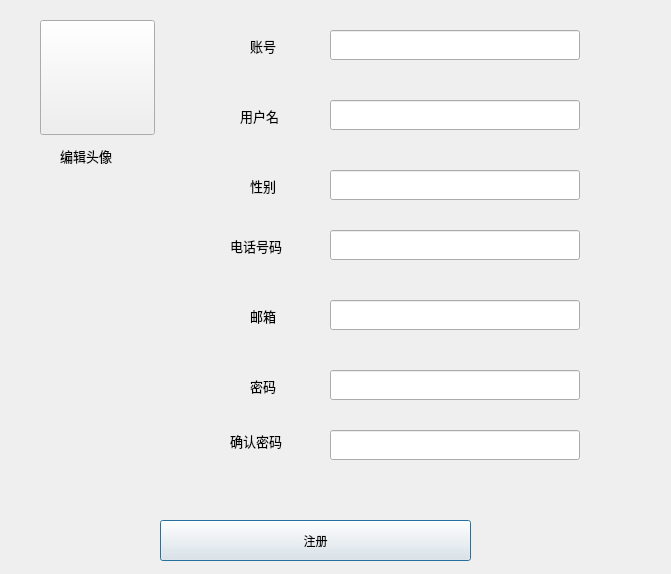
<?xml version="1.0" encoding="UTF-8"?>
<ui version="4.0">
 <class>registerDialog</class>
 <widget class="QDialog" name="registerDialog">
  <property name="geometry">
   <rect>
    <x>0</x>
    <y>0</y>
    <width>671</width>
    <height>574</height>
   </rect>
  </property>
  <property name="windowTitle">
   <string>Dialog</string>
  </property>
  <widget class="QLineEdit" name="phone">
   <property name="geometry">
    <rect>
     <x>330</x>
     <y>230</y>
     <width>250</width>
     <height>30</height>
    </rect>
   </property>
   <property name="minimumSize">
    <size>
     <width>250</width>
     <height>30</height>
    </size>
   </property>
  </widget>
  <widget class="QLineEdit" name="name">
   <property name="geometry">
    <rect>
     <x>330</x>
     <y>100</y>
     <width>250</width>
     <height>30</height>
    </rect>
   </property>
   <property name="minimumSize">
    <size>
     <width>250</width>
     <height>30</height>
    </size>
   </property>
  </widget>
  <widget class="QLabel" name="label_6">
   <property name="geometry">
    <rect>
     <x>230</x>
     <y>420</y>
     <width>71</width>
     <height>41</height>
    </rect>
   </property>
   <property name="font">
    <font>
     <family>SimSun-ExtB</family>
     <pointsize>10</pointsize>
    </font>
   </property>
   <property name="text">
    <string>确认密码</string>
   </property>
  </widget>
  <widget class="QLineEdit" name="pass_">
   <property name="geometry">
    <rect>
     <x>330</x>
     <y>430</y>
     <width>250</width>
     <height>30</height>
    </rect>
   </property>
   <property name="maximumSize">
    <size>
     <width>250</width>
     <height>30</height>
    </size>
   </property>
  </widget>
  <widget class="QLabel" name="label_9">
   <property name="geometry">
    <rect>
     <x>60</x>
     <y>140</y>
     <width>71</width>
     <height>31</height>
    </rect>
   </property>
   <property name="font">
    <font>
     <family>SimSun-ExtB</family>
     <pointsize>10</pointsize>
    </font>
   </property>
   <property name="text">
    <string>编辑头像</string>
   </property>
  </widget>
  <widget class="QPushButton" name="pushButton">
   <property name="geometry">
    <rect>
     <x>160</x>
     <y>520</y>
     <width>311</width>
     <height>41</height>
    </rect>
   </property>
   <property name="text">
    <string>注册</string>
   </property>
  </widget>
  <widget class="QLabel" name="label">
   <property name="geometry">
    <rect>
     <x>240</x>
     <y>100</y>
     <width>61</width>
     <height>31</height>
    </rect>
   </property>
   <property name="font">
    <font>
     <family>SimSun-ExtB</family>
     <pointsize>10</pointsize>
    </font>
   </property>
   <property name="text">
    <string>用户名</string>
   </property>
  </widget>
  <widget class="QLineEdit" name="userID">
   <property name="geometry">
    <rect>
     <x>330</x>
     <y>30</y>
     <width>250</width>
     <height>30</height>
    </rect>
   </property>
   <property name="minimumSize">
    <size>
     <width>250</width>
     <height>30</height>
    </size>
   </property>
  </widget>
  <widget class="QLineEdit" name="email">
   <property name="geometry">
    <rect>
     <x>330</x>
     <y>300</y>
     <width>250</width>
     <height>30</height>
    </rect>
   </property>
   <property name="minimumSize">
    <size>
     <width>250</width>
     <height>30</height>
    </size>
   </property>
  </widget>
  <widget class="QPushButton" name="headimage">
   <property name="geometry">
    <rect>
     <x>40</x>
     <y>20</y>
     <width>115</width>
     <height>115</height>
    </rect>
   </property>
   <property name="minimumSize">
    <size>
     <width>115</width>
     <height>115</height>
    </size>
   </property>
   <property name="maximumSize">
    <size>
     <width>120</width>
     <height>120</height>
    </size>
   </property>
   <property name="text">
    <string/>
   </property>
   <property name="icon">
    <iconset>
     <normaloff>:/icon/00.ico</normaloff>:/icon/00.ico</iconset>
   </property>
   <property name="iconSize">
    <size>
     <width>132</width>
     <height>118</height>
    </size>
   </property>
  </widget>
  <widget class="QLabel" name="label_2">
   <property name="geometry">
    <rect>
     <x>250</x>
     <y>170</y>
     <width>41</width>
     <height>31</height>
    </rect>
   </property>
   <property name="font">
    <font>
     <family>SimSun-ExtB</family>
     <pointsize>10</pointsize>
    </font>
   </property>
   <property name="text">
    <string>性别</string>
   </property>
  </widget>
  <widget class="QLabel" name="label_4">
   <property name="geometry">
    <rect>
     <x>230</x>
     <y>230</y>
     <width>71</width>
     <height>31</height>
    </rect>
   </property>
   <property name="font">
    <font>
     <family>SimSun-ExtB</family>
     <pointsize>10</pointsize>
    </font>
   </property>
   <property name="text">
    <string>电话号码</string>
   </property>
  </widget>
  <widget class="QLabel" name="label_5">
   <property name="geometry">
    <rect>
     <x>250</x>
     <y>300</y>
     <width>51</width>
     <height>31</height>
    </rect>
   </property>
   <property name="font">
    <font>
     <family>SimSun-ExtB</family>
     <pointsize>10</pointsize>
    </font>
   </property>
   <property name="text">
    <string>邮箱</string>
   </property>
  </widget>
  <widget class="QLineEdit" name="gender">
   <property name="geometry">
    <rect>
     <x>330</x>
     <y>170</y>
     <width>250</width>
     <height>30</height>
    </rect>
   </property>
   <property name="minimumSize">
    <size>
     <width>250</width>
     <height>30</height>
    </size>
   </property>
  </widget>
  <widget class="QLabel" name="label_7">
   <property name="geometry">
    <rect>
     <x>250</x>
     <y>30</y>
     <width>41</width>
     <height>31</height>
    </rect>
   </property>
   <property name="font">
    <font>
     <family>SimSun-ExtB</family>
     <pointsize>10</pointsize>
    </font>
   </property>
   <property name="text">
    <string>账号</string>
   </property>
  </widget>
  <widget class="QLabel" name="label_3">
   <property name="geometry">
    <rect>
     <x>250</x>
     <y>370</y>
     <width>51</width>
     <height>31</height>
    </rect>
   </property>
   <property name="font">
    <font>
     <family>SimSun-ExtB</family>
     <pointsize>10</pointsize>
    </font>
   </property>
   <property name="text">
    <string>密码</string>
   </property>
  </widget>
  <widget class="QLineEdit" name="pass">
   <property name="geometry">
    <rect>
     <x>330</x>
     <y>370</y>
     <width>250</width>
     <height>30</height>
    </rect>
   </property>
   <property name="minimumSize">
    <size>
     <width>250</width>
     <height>30</height>
    </size>
   </property>
  </widget>
 </widget>
 <resources/>
 <connections/>
</ui>
